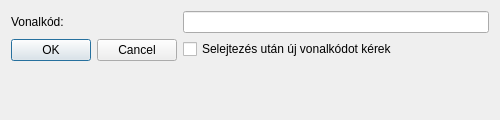
<?xml version="1.0" encoding="UTF-8"?>
<ui version="4.0">
 <class>ScrapByBarcodeDialog</class>
 <widget class="QDialog" name="ScrapByBarcodeDialog">
  <property name="geometry">
   <rect>
    <x>0</x>
    <y>0</y>
    <width>500</width>
    <height>120</height>
   </rect>
  </property>
  <property name="minimumSize">
   <size>
    <width>500</width>
    <height>120</height>
   </size>
  </property>
  <property name="windowTitle">
   <string>Dialog</string>
  </property>
  <layout class="QFormLayout" name="formLayout">
   <item row="2" column="0">
    <widget class="QDialogButtonBox" name="buttonBox">
     <property name="orientation">
      <enum>Qt::Orientation::Horizontal</enum>
     </property>
     <property name="standardButtons">
      <set>QDialogButtonBox::StandardButton::Cancel|QDialogButtonBox::StandardButton::Ok</set>
     </property>
    </widget>
   </item>
   <item row="0" column="0">
    <widget class="QLabel" name="label">
     <property name="text">
      <string>Vonalkód:</string>
     </property>
    </widget>
   </item>
   <item row="0" column="1">
    <widget class="QLineEdit" name="txtBarcode"/>
   </item>
   <item row="2" column="1">
    <widget class="QCheckBox" name="chkRepeat">
     <property name="text">
      <string>Selejtezés után új vonalkódot kérek</string>
     </property>
    </widget>
   </item>
  </layout>
 </widget>
 <resources/>
 <connections>
  <connection>
   <sender>buttonBox</sender>
   <signal>accepted()</signal>
   <receiver>ScrapByBarcodeDialog</receiver>
   <slot>accept()</slot>
   <hints>
    <hint type="sourcelabel">
     <x>248</x>
     <y>254</y>
    </hint>
    <hint type="destinationlabel">
     <x>157</x>
     <y>274</y>
    </hint>
   </hints>
  </connection>
  <connection>
   <sender>buttonBox</sender>
   <signal>rejected()</signal>
   <receiver>ScrapByBarcodeDialog</receiver>
   <slot>reject()</slot>
   <hints>
    <hint type="sourcelabel">
     <x>316</x>
     <y>260</y>
    </hint>
    <hint type="destinationlabel">
     <x>286</x>
     <y>274</y>
    </hint>
   </hints>
  </connection>
 </connections>
</ui>
